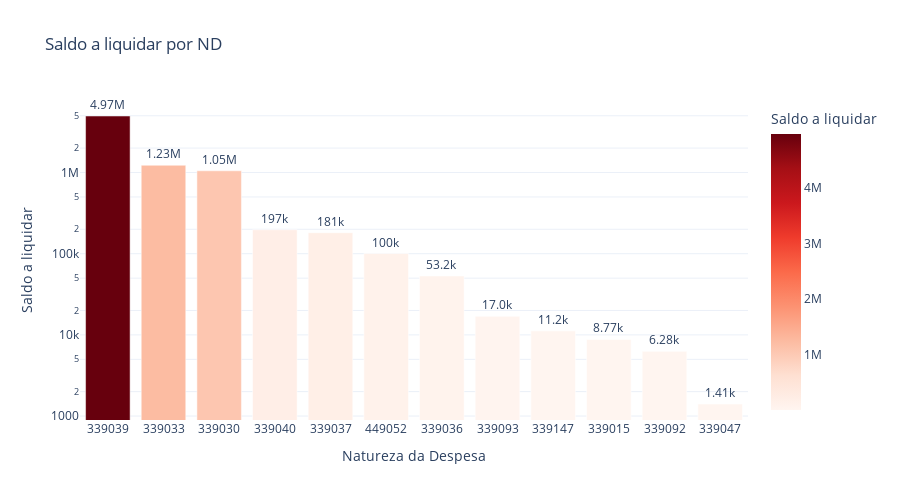

The notebook cell saved with this chart:
### Code cell
# Saldo a liquidar por ND
cols = ['ND', 'A_LIQUIDAR']

df_aux = df.loc[:, cols].groupby('ND').sum().sort_values(by= 'A_LIQUIDAR', ascending=False).reset_index()
df_aux = df_aux[df_aux['A_LIQUIDAR'] > 0]
fig = px.bar(df_aux, 
             x='ND', 
             y='A_LIQUIDAR',
             title='Saldo a liquidar por ND',
             labels={'ND':'Natureza da Despesa', 'A_LIQUIDAR':'Saldo a liquidar'},
             text_auto='.3s',
             height=500,
             log_y=True,
             color='A_LIQUIDAR',
             color_continuous_scale = 'reds',
             template='plotly_white')
fig.update_traces(textposition = 'outside', cliponaxis = False, hovertemplate=None)
fig.update_layout(hovermode="x unified")

fig.show()

### Figure 1 — Plotly figure (JSON) as saved in the notebook; plotly's stock layout.template omitted (floating-point values rounded to 4 significant figures)
{"data": [{"alignmentgroup": "True", "cliponaxis": false, "legendgroup": "", "marker": {"color": [4966000.0, 1229000.0, 1050000.0, 197300.0, 181400.0, 100400.0, 53220.0, 16950.0, 11220.0, 8775.0, 6276.0, 1408.0], "coloraxis": "coloraxis", "pattern": {"shape": ""}}, "name": "", "offsetgroup": "", "orientation": "v", "showlegend": false, "textposition": "outside", "texttemplate": "%{y:.3s}", "type": "bar", "x": ["339039", "339033", "339030", "339040", "339037", "449052", "339036", "339093", "339147", "339015", "339092", "339047"], "xaxis": "x", "y": [4966000.0, 1229000.0, 1050000.0, 197300.0, 181400.0, 100400.0, 53220.0, 16950.0, 11220.0, 8775.0, 6276.0, 1408.0], "yaxis": "y"}], "layout": {"barmode": "relative", "coloraxis": {"colorbar": {"title": {"text": "Saldo a liquidar"}}, "colorscale": [[0, "rgb(255,245,240)"], [0.125, "rgb(254,224,210)"], [0.25, "rgb(252,187,161)"], [0.375, "rgb(252,146,114)"], [0.5, "rgb(251,106,74)"], [0.625, "rgb(239,59,44)"], [0.75, "rgb(203,24,29)"], [0.875, "rgb(165,15,21)"], [1, "rgb(103,0,13)"]]}, "height": 500, "hovermode": "x unified", "legend": {"tracegroupgap": 0}, "title": {"text": "Saldo a liquidar por ND"}, "xaxis": {"anchor": "y", "domain": [0, 1], "title": {"text": "Natureza da Despesa"}}, "yaxis": {"anchor": "x", "domain": [0, 1], "title": {"text": "Saldo a liquidar"}, "type": "log"}}}
